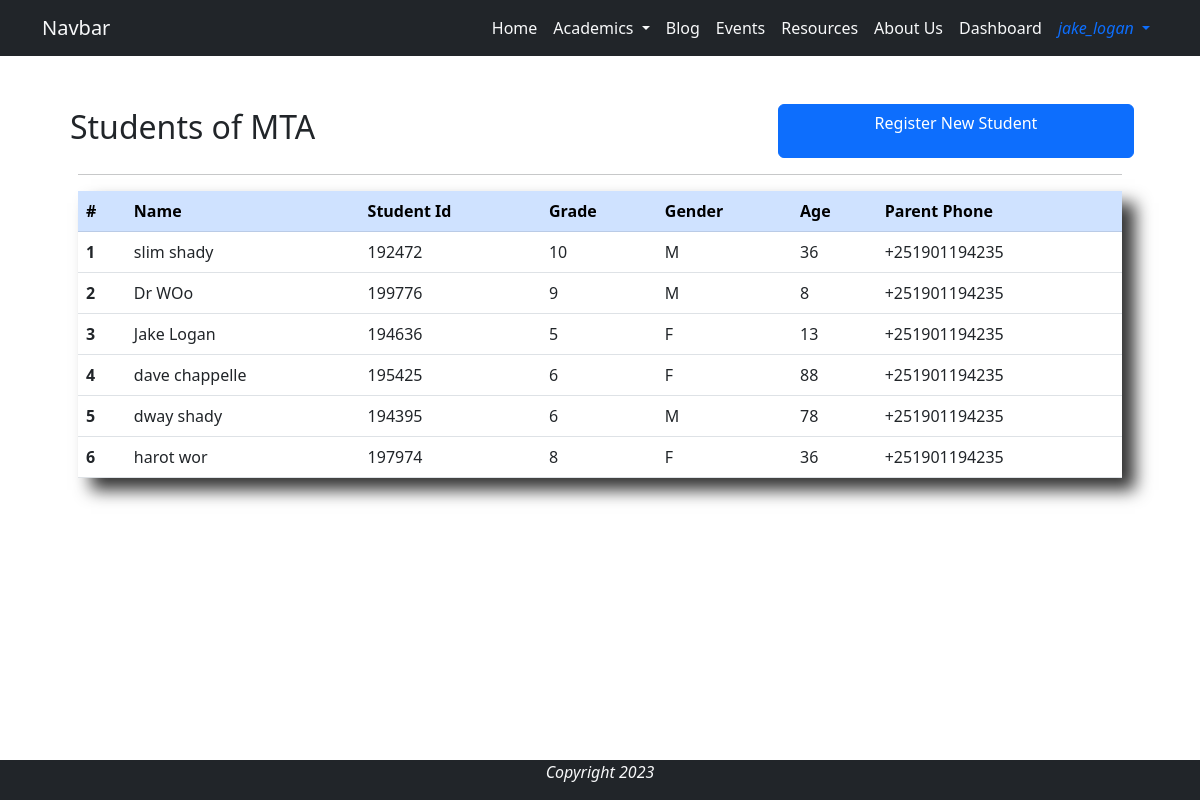
Screenshot of /student_dashboard/ (signed in) with the database file from the repository.
### base/models.py (models this page shows, shortened)
class Student(models.Model):
    GENDER_CHOICES = [
        ('M', 'Male'),
        ('F', 'Female')
    ]
    GRADE_CHOICES = [
        ('5', 'Grade 5'),
        ('6', 'Grade 6'),
        ('7', 'Grade 7'),
        ('8', 'Grade 8'),
        ('9', 'Grade 9'),
        ('10', 'Grade 10'),
    ]
    user = models.OneToOneField(User, on_delete=models.CASCADE, verbose_name='Student')
    name = models.CharField(max_length=44, null=True, blank=True)
    image = models.ImageField(null=True, blank=True)
    student_id = models.CharField(max_length=6, unique=True, editable=False)
    grade = models.CharField(max_length=2, choices=GRADE_CHOICES, null=False, blank=False)
    age = models.IntegerField(null=False, blank=False)
    gender = models.CharField(max_length=6, choices=GENDER_CHOICES, null=False, blank=False)
    parent_phone = models.CharField(max_length=20, null=True)

### base/views.py (the view)
# urls.py: path('student_dashboard/', views.student_dashboard, name='student_dashboard'),
@login_required
@user_passes_test(lambda user: user.is_staff)
def student_dashboard(request):
    students = Student.objects.all()
    context = {
        'students': students,
    }
    return render(request, 'dashboard/student_dashboard.html', context)

### base/templates/dashboard/student_dashboard.html (shortened to what this page needs)
{% extends 'base/base.html' %}
{% load static %}
{% block content %}
<div class="container p-5">
    <div class="row">
        <h2 class="p-1 col-8">Students of MTA</h2>
        <a href="{% url 'base:student_register' %}" class="col-4 btn btn-primary">Register New Student</a>
    </div>
    <hr>
    <div class="shadow-xlg">
        <table class="table">
            <thead class="table-primary">
            <tr>
                <th scope="col">#</th>
                <th scope="col">Name</th>
                <th scope="col">Student Id</th>
                <th scope="col">Grade</th>
                <th scope="col">Gender</th>
                <th scope="col">Age</th>
                <th scope="col">Parent Phone</th>
            </tr>
            </thead>
            <tbody>
                {% for student in students %}
                    <tr class="dashboard-row" href="{% url 'base:student_update' student.student_id %}">
                        <th scope="row">{{ forloop.counter }}</th>
                        <td>{{ student.name }}</td>
                        <td>{{ student.student_id }}</td>
                        <td>{{ student.grade }}</td>
                        <td>{{ student.gender }}</td>
                        <td>{{ student.age }}</td>
                        <td>{{ student.parent_phone }}</td>
                    </tr>
                {% endfor %}
            </tbody>
        </table>
    </div>
</div>
{% endblock %}

### base/templates/base/navigation.html (shortened to what this page needs)
<nav class="navbar sticky-top navbar-expand-lg bg-dark">
    <div class="container">
        <a class="navbar-brand text-light" href="{% url 'base:home' %}">Navbar</a>
        <div class="collapse navbar-collapse justify-content-end" id="navbarNav">
            <ul class="navbar-nav">
                <li class="nav-item">
                    <a class="nav-link text-light active text-light" aria-current="page" href="{% url 'base:home' %}">Home</a>
                </li>
                <li class="nav-item dropdown">
                    <a class="nav-link dropdown-toggle text-light" href="#" role="button" data-bs-toggle="dropdown" aria-expanded="false">
                    Academics
                    </a>
                </li>
                <li class="nav-item" data-bs-toggle="tooltip"  data-bs-placement="bottom" data-bs-title="Coming Soon...">
                    <a class="nav-link text-light" href="#">Blog</a>
                </li>
                <li class="nav-item">
                    <a class="nav-link text-light" href="#">Events</a>
                </li>
                <li class="nav-item">
                    <a class="nav-link text-light" href="#">Resources</a>
                </li>
                <li class="nav-item">
                    <a class="nav-link text-light" href="#">About Us</a>
                </li>
                {% if user.is_staff %}
                <li class="nav-item">
                    <a class="nav-link text-light" href="{% url 'base:dashboard' %}">Dashboard</a>
                </li>
                {% endif %}
                {% if user.is_authenticated %}
                    <li class="nav-item dropdown">
                        <a class="nav-link text-primary dropdown-toggle" href="#" role="button" data-bs-toggle="dropdown" aria-expanded="false">
                            <i class="fa fa-user" aria-hidden="true"> {{user.username}} </i>
                        </a>
                    </li>
                {% endif %}
            </ul>
        </div>
    </div>
</nav>

### base/static/css/style.css (style rules this page uses)
.shadow-xlg { box-shadow: 13px 12px 16px rgba(0, 0, 0, 0.8) }
.navbar-nav .nav-link { transition: 1s; }
.dashboard-row th { transition: background-color 0.2s ease-in; }
.dashboard-row td { transition: background-color 0.4s ease-in; }

### rows the page displays
Student: name "slim shady", student_id "192472", grade "10", gender "M", age "36", parent_phone "+251901194235"
Student: name "Dr WOo", student_id "199776", grade "9", gender "M", age "8", parent_phone "+251901194235"
Student: name "Jake Logan", student_id "194636", grade "5", gender "F", age "13", parent_phone "+251901194235"
Student: name "dave chappelle", student_id "195425", grade "6", gender "F", age "88", parent_phone "+251901194235"
Student: name "dway shady", student_id "194395", grade "6", gender "M", age "78", parent_phone "+251901194235"
Student: name "harot wor", student_id "197974", grade "8", gender "F", age "36", parent_phone "+251901194235"

### other values shown
{{ user.username }} "jake_logan"
